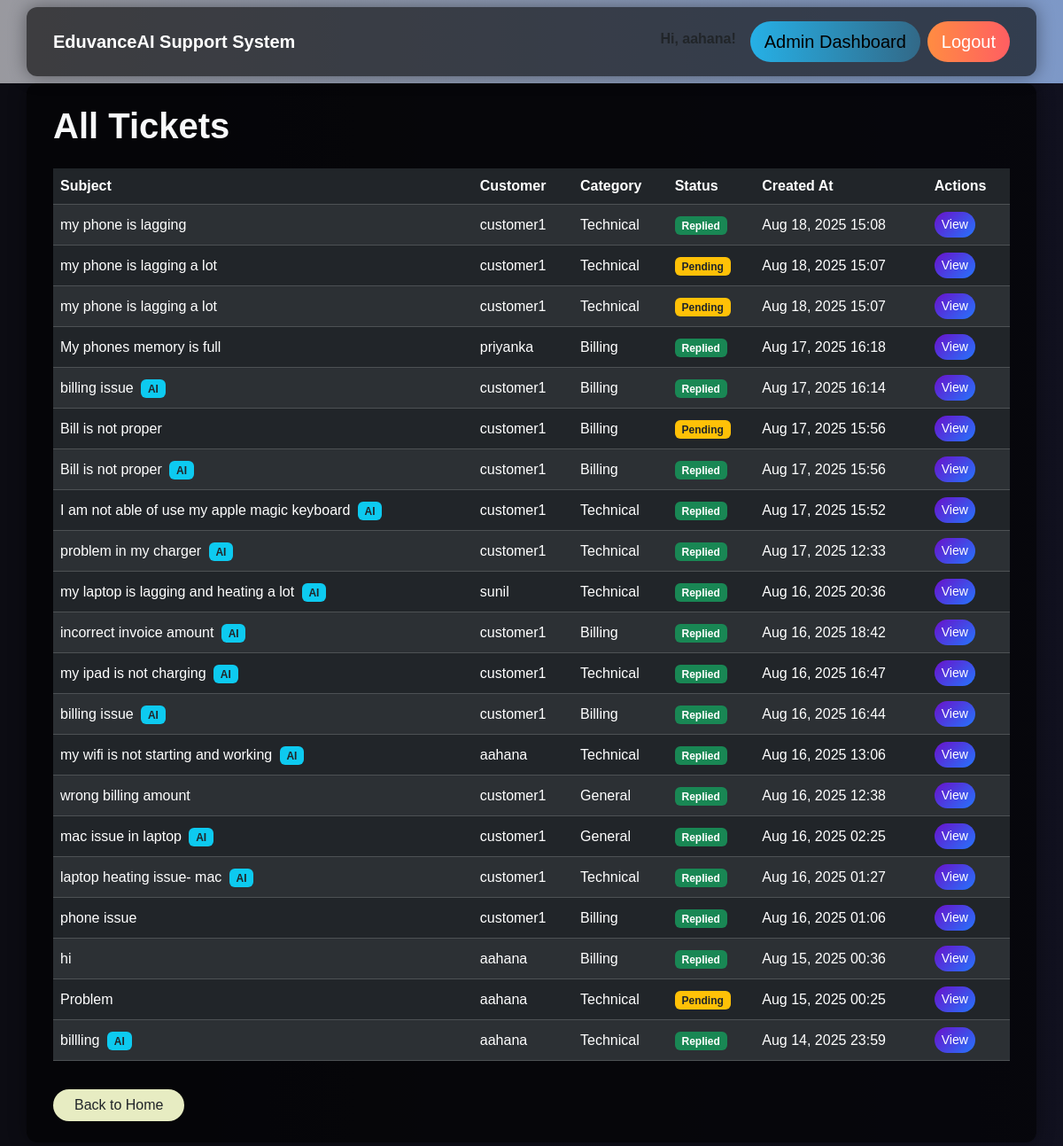
Page /tickets/tickets/admin/ (signed in) on the committed database.
### tickets/models.py (models this page shows, shortened)
class Ticket(models.Model):
    CATEGORY_CHOICES = [
        ('Billing', 'Billing'),
        ('Technical', 'Technical'),
        ('General', 'General'),
    ]
    STATUS_CHOICES = [
        ('Pending', 'Pending'),
        ('Replied', 'Replied'),
    ]
    customer = models.ForeignKey(User, on_delete=models.CASCADE)
    subject = models.CharField(max_length=255)
    message = models.TextField()
    category = models.CharField(max_length=50, choices=CATEGORY_CHOICES, blank=True, null=True)
    status = models.CharField(max_length=20, choices=STATUS_CHOICES, default='Pending')
    created_at = models.DateTimeField(auto_now_add=True)
    response = models.TextField(blank=True, null=True)
    responder = models.ForeignKey(User, on_delete=models.SET_NULL, null=True, blank=True, related_name='responses')
    ai_generated = models.BooleanField(default=False)
    ai_classified = models.BooleanField(default=False)  # new field

### tickets/views.py (the view)
# urls.py: path('tickets/admin/', views.admin_ticket_list, name='admin_ticket_list'),
@staff_member_required
def admin_ticket_list(request):
    tickets = Ticket.objects.all().order_by('-created_at')
    return render(request, 'tickets/admin_ticket_list.html', {'tickets': tickets})

### tickets/templates/tickets/admin_ticket_list.html (shortened to what this page needs)
{% extends 'tickets/base.html' %}
{% block content %}
<div class="container py-4">
    <h1 class="text-light mb-4 text-center text-md-start">All Tickets</h1>
    <div class="table-responsive">
        <table class="table table-dark table-striped table-hover align-middle">
            <thead class="table-gradient">
                <tr>
                    <th>Subject</th>
                    <th>Customer</th>
                    <th>Category</th>
                    <th>Status</th>
                    <th>Created At</th>
                    <th>Actions</th>
                </tr>
            </thead>
            <tbody>
                {% for ticket in tickets %}
                <tr>
                    <td>
                        {{ ticket.subject }}
                        {% if ticket.ai_generated %}
                        <span class="badge bg-info text-dark ms-1" title="AI-generated response">AI</span>
                        {% endif %}
                    </td>
                    <td>{{ ticket.customer.username }}</td>
                    <td>{{ ticket.category }}</td>
                    <td>
                        <span class="badge {% if ticket.status == 'Replied' %}bg-success{% else %}bg-warning text-dark{% endif %}">
                            {{ ticket.status }}
                        </span>
                    </td>
                    <td>{{ ticket.created_at|date:"M d, Y H:i" }}</td>
                    <td>
                        <a href="{% url 'ticket_detail' ticket.id %}" class="btn btn-gradient btn-sm text-white">View</a>
                    </td>
                </tr>
                {% empty %}
                <tr>
                    <td colspan="6" class="text-center text-light">No tickets found.</td>
                </tr>
                {% endfor %}
            </tbody>
        </table>
    </div>
    <div class="d-flex justify-content-center justify-content-md-start mt-3">
        <a href="{% url 'home' %}" class="btn btn-primary text-dark px-4">Back to Home</a>
    </div>
</div>
{% endblock %}

### tickets/templates/tickets/base.html (shortened to what this page needs)
{% load static %}
<!DOCTYPE html>
<html lang="en">
<head>
  <link href="https://cdn.jsdelivr.net/npm/bootstrap@5.3.2/dist/css/bootstrap.min.css" rel="stylesheet">
  <link rel="stylesheet" href="{% static 'css/theme.css' %}">
</head>
<body>
  <nav class="navbar navbar-expand-lg navbar-dark fixed-top">
    <div class="container">
      <a class="navbar-brand" href="{% url 'home' %}">EduvanceAI Support System</a>
      <div class="ms-auto d-flex gap-2">
        {% if user.is_authenticated %}
          <span class="navbar-text me-2 fw-bold text-dark fs-6">Hi, {{ user.username }}!</span>
          {% if not user.is_staff %}
             <!--If logged in: shows username and role-based options:
	                Customers → Create Ticket, My Tickets
                	Admins → Admin Dashboard
                	Always shows Logout button.
                	If not logged in: shows two login buttons (Customer/Admin).-->
            <a href="{% url 'create_ticket' %}" class="btn btn-warning btn-lg">Create Ticket</a>
            <a href="{% url 'customer_ticket_list' %}" class="btn btn-warning btn-lg">My Tickets</a>
          {% else %}
            <a href="{% url 'admin_ticket_list' %}" class="btn btn-warning btn-lg">Admin Dashboard</a>
          {% endif %}
          <a href="{% url 'logout' %}" class="btn btn-info btn-lg">Logout</a>
        {% else %}
          <a href="{% url 'login' %}?role=customer" class="btn btn-warning btn-lg">Customer Login</a>
          <a href="{% url 'login' %}?role=admin" class="btn btn-warning btn-lg">Admin Login</a>
        {% endif %}
      </div>
    </div>
  </nav>
  <main class="container py-4">
    {% block content %}{% endblock %}
  </main>
</body>
</html>

### tickets/static/tickets/theme.css (style rules this page uses)
body { background: linear-gradient(135deg, #1f1c2c, #928dab); color: white; min-height: 100vh; margin: 0; font-family: 'Poppins', sans-serif; }
h1, h2, h3, h4, h5, h6 { font-weight: 600; }
p, span, li, a { font-weight: 400; }
.container { background: rgba(0, 0, 0, 0.6); padding: 50px; border-radius: 50px; box-shadow: 0 8px 20px rgba(0, 0, 0, 0.5); }
.btn-primary { background: linear-gradient(45deg, #6a11cb, #2575fc); border: none; border-radius: 50px; color: #000000; }
.btn-warning { background: linear-gradient(45deg, #6a11cb, #2575fc); border: none; border-radius: 50px; margin-top: auto; }
.container { background-color: rgba(0, 0, 0, 0.6); padding: 30px; border-radius: 12px; box-shadow: 0 0 20px rgba(0, 0, 0, 0.4); }
.btn-gradient { background: linear-gradient(135deg, #6a11cb, #2575fc); color: #fff; border: none; border-radius: 50px; }
.table-gradient { background: linear-gradient(135deg, #1f1c2c, #928dab); }
body { background: #121212; color: #e0e0e0; }
.btn-gradient.text-white { color: #ffffff; }
.container { padding-top: 1rem; padding-bottom: 1rem; }

### tickets/templates/tickets/base.html (style rules this page uses)
body { min-height: 100vh; background: linear-gradient(90deg, #1e1e2f, #2a2a4d); color: #fff; font-family: 'Poppins', sans-serif; margin: 0; padding-top: 70px; }
.navbar { background: linear-gradient(90deg, #99999fff, #7d98c7ff); }
.btn-primary, .btn-warning, .btn-info { border-radius: 50px; }
.btn-primary { background: #e7ecc2ff; border: none; }
.btn-warning { background: linear-gradient(90deg, #26b0e6ff, #326988ff); border: none; }
.btn-info { background: linear-gradient(90deg, #ff8c42ff, #ff5e62ff); border: none; color: #fff; }
.navbar-brand { font-weight: bold; }
main.container { max-width: 1200px; padding-left: 1rem; padding-right: 1rem; }

### rows in the picture
Ticket: subject "my phone is lagging", customer.username "customer1", category "Technical", status "Replied", created_at "Aug 18, 2025 15:08"
Ticket: subject "my phone is lagging a lot", customer.username "customer1", category "Technical", status "Pending", created_at "Aug 18, 2025 15:07"
Ticket: subject "my phone is lagging a lot", customer.username "customer1", category "Technical", status "Pending", created_at "Aug 18, 2025 15:07"
Ticket: subject "My phones memory is full", customer.username "priyanka", category "Billing", status "Replied", created_at "Aug 17, 2025 16:18"
Ticket: subject "billing issue", ai_generated "AI", customer.username "customer1", category "Billing", status "Replied", created_at "Aug 17, 2025 16:14"
Ticket: subject "Bill is not proper", customer.username "customer1", category "Billing", status "Pending", created_at "Aug 17, 2025 15:56"
Ticket: subject "Bill is not proper", ai_generated "AI", customer.username "customer1", category "Billing", status "Replied", created_at "Aug 17, 2025 15:56"
Ticket: subject "I am not able of use my apple magic keyboard", ai_generated "AI", customer.username "customer1", category "Technical", status "Replied", created_at "Aug 17, 2025 15:52"
Ticket: subject "problem in my charger", ai_generated "AI", customer.username "customer1", category "Technical", status "Replied", created_at "Aug 17, 2025 12:33"
Ticket: subject "my laptop is lagging and heating a lot", ai_generated "AI", customer.username "sunil", category "Technical", status "Replied", created_at "Aug 16, 2025 20:36"
Ticket: subject "incorrect invoice amount", ai_generated "AI", customer.username "customer1", category "Billing", status "Replied", created_at "Aug 16, 2025 18:42"
Ticket: subject "my ipad is not charging", ai_generated "AI", customer.username "customer1", category "Technical", status "Replied", created_at "Aug 16, 2025 16:47"
Ticket: subject "billing issue", ai_generated "AI", customer.username "customer1", category "Billing", status "Replied", created_at "Aug 16, 2025 16:44"
Ticket: subject "my wifi is not starting and working", ai_generated "AI", customer.username "aahana", category "Technical", status "Replied", created_at "Aug 16, 2025 13:06"
Ticket: subject "wrong billing amount", customer.username "customer1", category "General", status "Replied", created_at "Aug 16, 2025 12:38"
Ticket: subject "mac issue in laptop", ai_generated "AI", customer.username "customer1", category "General", status "Replied", created_at "Aug 16, 2025 02:25"
Ticket: subject "laptop heating issue- mac", ai_generated "AI", customer.username "customer1", category "Technical", status "Replied", created_at "Aug 16, 2025 01:27"
Ticket: subject "phone issue", customer.username "customer1", category "Billing", status "Replied", created_at "Aug 16, 2025 01:06"
Ticket: subject "hi", customer.username "aahana", category "Billing", status "Replied", created_at "Aug 15, 2025 00:36"
Ticket: subject "Problem", customer.username "aahana", category "Technical", status "Pending", created_at "Aug 15, 2025 00:25"
Ticket: subject "billling", ai_generated "AI", customer.username "aahana", category "Technical", status "Replied", created_at "Aug 14, 2025 23:59"

### other values in the picture
{{ user.username }} "aahana"
